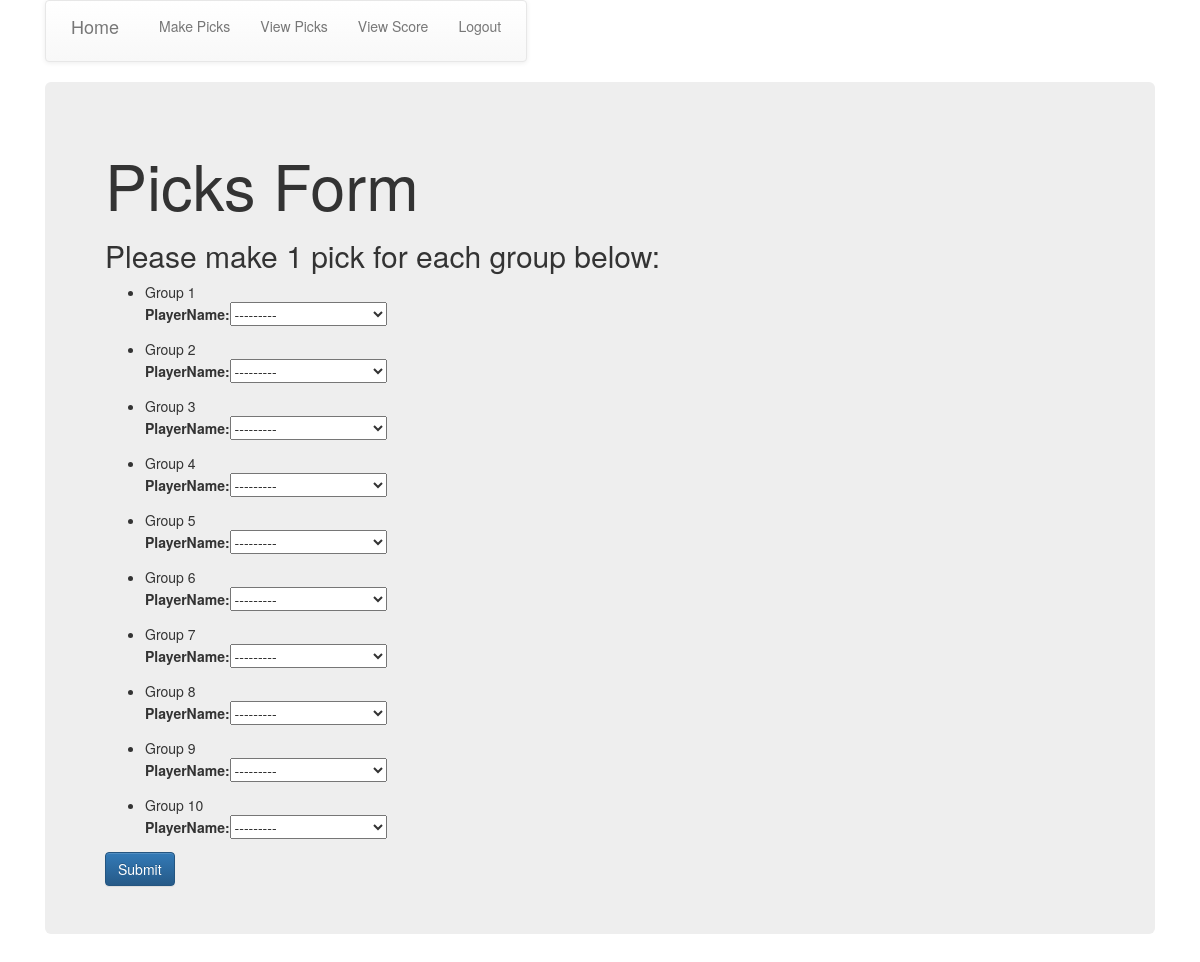
The app's page /golf_app/make_picks/ (signed in) with its own data.
### golf_app/models.py (models this page shows, shortened)
class Group(models.Model):
    number = models.PositiveIntegerField()
    playerCnt = models.PositiveIntegerField()
    def __str__(self):
        return str(self.number)

class Field(models.Model):
    playerName = models.CharField(max_length = 256)
    currentWGR = models.IntegerField(unique=False, null=True)
    tournament = models.ForeignKey(Tournament, on_delete=models.CASCADE)
    group = models.ForeignKey('Group', on_delete=models.CASCADE)
    alternate = models.NullBooleanField(null=True)
    class Meta:
        ordering = ['group', 'currentWGR']
    def __str__(self):
        return  self.playerName

### golf_app/views.py (the view, shortened to what this page needs)
class CreatePicksView(LoginRequiredMixin,CreateView):
    login_url = '/golf_app/user_login/'
    template_name = 'golf_app/make_picks.html'
    model = Picks
    fields = ('playerName',)
    def get_context_data(self,**kwargs):
        context = super(CreatePicksView, self).get_context_data(**kwargs)
        context.update({
        'field_list': Field.objects.all(),
        'picks': Picks.objects.all(),
        })
        return context

### golf_app/templates/golf_app/make_picks.html (shortened to what this page needs)
{% extends "golf_app/golf_app_base.html" %}
{% block body_block %}
{% regroup field_list by group as ordered_field_list %}
<div class="jumbotron">
<h1>Picks Form</h1>
{%if user.is_authenticated%}
<h2>Please make 1 pick for each group below:  {{tournament.tournament}}</h2>
{%endif%}
{% for group in ordered_field_list%}
      <form method="post">
<ul>
  <li>Group {{group.grouper}}</li>
    {{form}}
</ul>
{%endfor%}
<input type="submit" class="btn btn-primary" value="Submit">
</div>
</div>
{%endblock%}

### records on screen
Group: grouper "1"
Field: playerName "---------"
Group: grouper "2"
Group: grouper "3"
Group: grouper "4"
Group: grouper "5"
Group: grouper "6"
Group: grouper "7"
Group: grouper "8"
Group: grouper "9"
Group: grouper "10"
